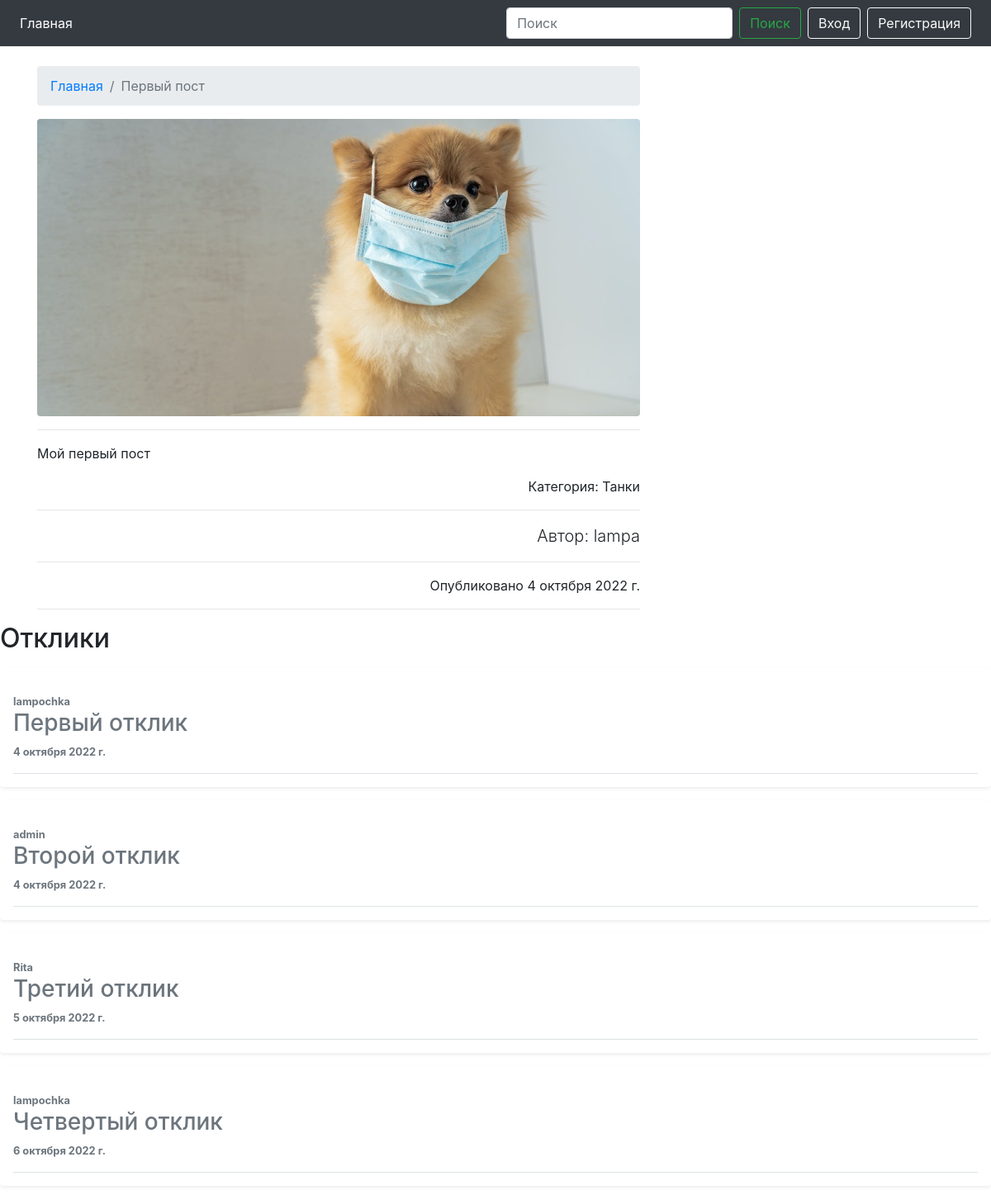
Page /1 on the earlier database version.
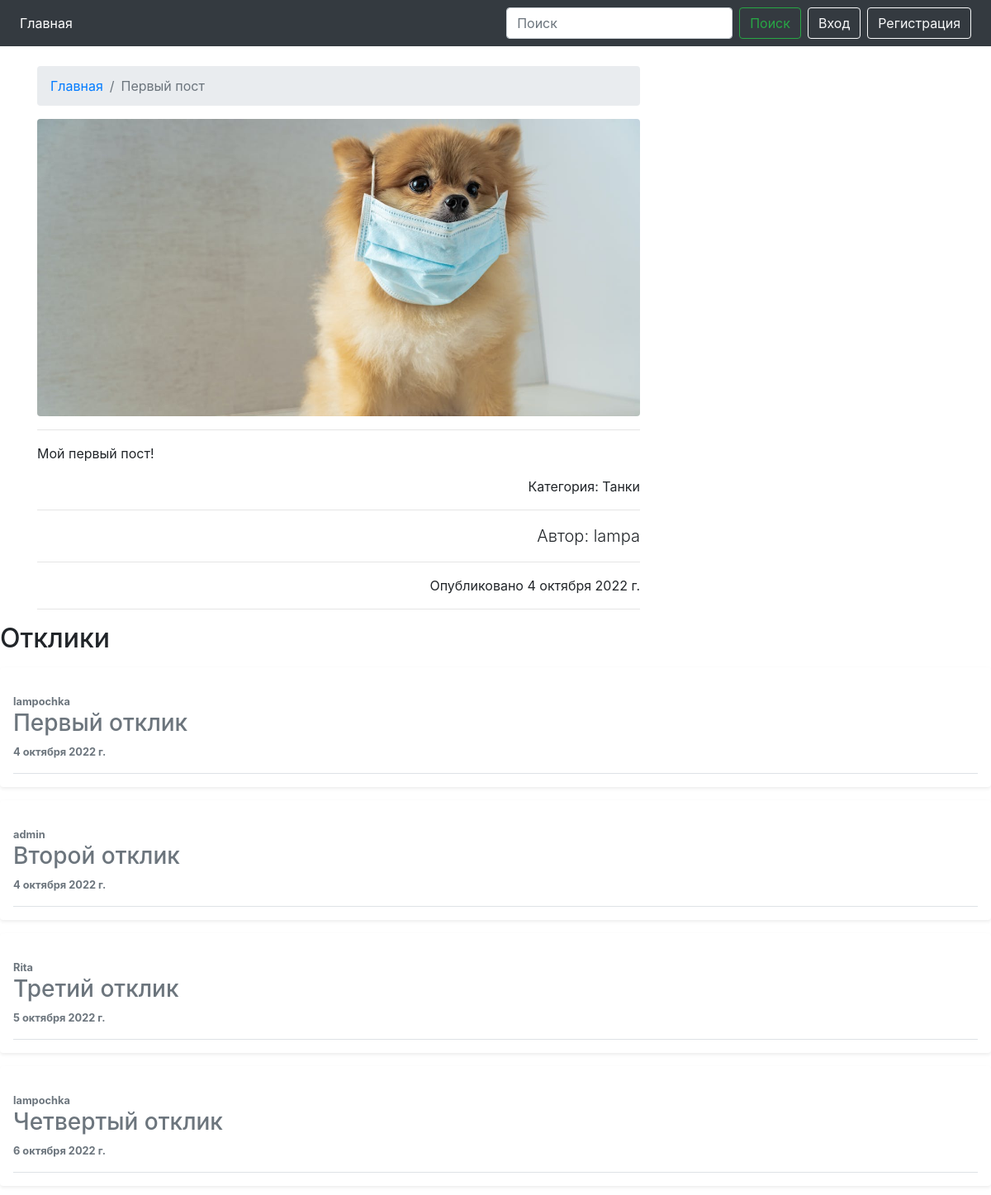
Same page on the later database version.
### news/models.py (models this page shows, shortened)
class Post(models.Model):
    title = models.CharField(max_length=200)
    content = RichTextUploadingField()
    image = models.ImageField()
    created_at = models.DateField(default=timezone.now)
    user = models.ForeignKey(User, on_delete=models.CASCADE, related_name='author')
    categories = models.ForeignKey(Category, on_delete=models.CASCADE, verbose_name='Категория')

class Category(models.Model):
    name = models.CharField(max_length=20, unique=True)
    def __str__(self):
        return self.name

### news/views.py (the view, shortened to what this page needs)
# urls.py: path('<int:pk>', NewsDetail.as_view(), name='news'),
class NewsDetail(FormMixin, DetailView):
    model = Post
    template_name = 'news.html'
    context_object_name = 'news'
    form_class = CommentForm
    queryset = Post.objects.all()

### news/forms.py
class CommentForm(forms.ModelForm):
    class Meta:
        model = Comment
        fields = ('text',)
        widgets = {
            'text': forms.Textarea(attrs={
                'class': 'form-control',
                'rows': 3
            }),
        }

### news/models.py (called while the page is built)
    def is_accept(self):
        return self.accepted

### templates/news.html (shortened to what this page needs)
{% extends './base.html' %}
{% load static %}
{% block content %}
<div class="container">
    <div class="row">
        <div class="col-lg-8">
            <nav aria-label="breadcrumb" class="mt-4">
                <ol class="breadcrumb">
                    <li class="breadcrumb-item"><a href="{% url 'index' %}">Главная</a></li>
                    <li class="breadcrumb-item active" aria-current="page">{{ news.title }}</li>
                </ol>
            </nav>
            <img class="img-fluid rounded " src="{{ news.image.url }}" alt="">
            <hr>
            <p class="lead">
            {{ news.content|safe }}
            </p>
            <p class="lead">
            <p class="text-right">Категория: {{ news.categories }}</p>
            </p>
            <hr>
            <p class="lead text-right">Автор: {{ news.user }}</p>
            <hr>
            <p class="text-right">Опубликовано {{ news.created_at }}</p>
            <hr>
        </div>
    </div>
</div>
<h2 style="text-align: left;">Отклики</h2>
{% for com in news.comments.all %}
{% if com.is_accept or user == news.author %}
<div class="my-3 p-3 bg-body rounded shadow-sm">
    <div class="d-flex text-muted pt-3">
        <div class="pb-3 mb-0 small lh-sm border-bottom w-100">
            <div class="d-flex justify-content-between">
                <strong class="text-gray-dark">{{ com.user }}</strong>
            </div>
            <span class="d-block"><h3 style="text-align: left;">{{ com.text }}</h3></span>
            <strong class="text-gray-dark">{{ com.comment_data }}</strong>
            {% endif %}
        </div>
    </div>
</div>
{% endfor %}
{% endblock content %}

Differences in the rows shown:
changed Post "Первый пост": content "Мой первый пост" → "Мой первый пост!"
